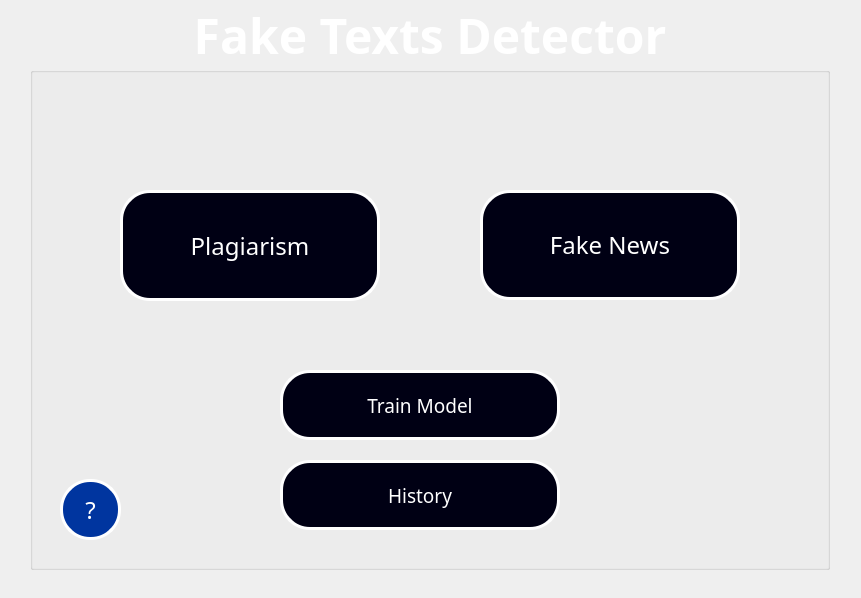
<?xml version="1.0" encoding="UTF-8"?>
<ui version="4.0">
 <class>MainWindow</class>
 <widget class="QMainWindow" name="MainWindow">
  <property name="geometry">
   <rect>
    <x>0</x>
    <y>0</y>
    <width>861</width>
    <height>598</height>
   </rect>
  </property>
  <property name="windowTitle">
   <string>Fake Texts Detector</string>
  </property>
  <widget class="QWidget" name="centralwidget">
   <property name="sizePolicy">
    <sizepolicy hsizetype="Maximum" vsizetype="Preferred">
     <horstretch>0</horstretch>
     <verstretch>0</verstretch>
    </sizepolicy>
   </property>
   <widget class="QLabel" name="backgroundImg">
    <property name="geometry">
     <rect>
      <x>0</x>
      <y>0</y>
      <width>860</width>
      <height>600</height>
     </rect>
    </property>
    <property name="text">
     <string/>
    </property>
    <property name="pixmap">
     <pixmap>resources/background.jpg</pixmap>
    </property>
    <property name="scaledContents">
     <bool>true</bool>
    </property>
   </widget>
   <widget class="QGroupBox" name="groupBox">
    <property name="enabled">
     <bool>true</bool>
    </property>
    <property name="geometry">
     <rect>
      <x>30</x>
      <y>0</y>
      <width>800</width>
      <height>570</height>
     </rect>
    </property>
    <property name="palette">
     <palette>
      <active>
       <colorrole role="WindowText">
        <brush brushstyle="SolidPattern">
         <color alpha="255">
          <red>255</red>
          <green>255</green>
          <blue>255</blue>
         </color>
        </brush>
       </colorrole>
       <colorrole role="Button">
        <brush brushstyle="SolidPattern">
         <color alpha="255">
          <red>0</red>
          <green>0</green>
          <blue>127</blue>
         </color>
        </brush>
       </colorrole>
       <colorrole role="Text">
        <brush brushstyle="SolidPattern">
         <color alpha="255">
          <red>255</red>
          <green>255</green>
          <blue>255</blue>
         </color>
        </brush>
       </colorrole>
       <colorrole role="ButtonText">
        <brush brushstyle="SolidPattern">
         <color alpha="255">
          <red>255</red>
          <green>255</green>
          <blue>255</blue>
         </color>
        </brush>
       </colorrole>
       <colorrole role="Base">
        <brush brushstyle="SolidPattern">
         <color alpha="255">
          <red>255</red>
          <green>255</green>
          <blue>255</blue>
         </color>
        </brush>
       </colorrole>
       <colorrole role="ToolTipText">
        <brush brushstyle="SolidPattern">
         <color alpha="255">
          <red>0</red>
          <green>0</green>
          <blue>0</blue>
         </color>
        </brush>
       </colorrole>
      </active>
      <inactive>
       <colorrole role="WindowText">
        <brush brushstyle="SolidPattern">
         <color alpha="255">
          <red>255</red>
          <green>255</green>
          <blue>255</blue>
         </color>
        </brush>
       </colorrole>
       <colorrole role="Button">
        <brush brushstyle="SolidPattern">
         <color alpha="255">
          <red>0</red>
          <green>0</green>
          <blue>127</blue>
         </color>
        </brush>
       </colorrole>
       <colorrole role="Text">
        <brush brushstyle="SolidPattern">
         <color alpha="255">
          <red>255</red>
          <green>255</green>
          <blue>255</blue>
         </color>
        </brush>
       </colorrole>
       <colorrole role="ButtonText">
        <brush brushstyle="SolidPattern">
         <color alpha="255">
          <red>255</red>
          <green>255</green>
          <blue>255</blue>
         </color>
        </brush>
       </colorrole>
       <colorrole role="Base">
        <brush brushstyle="SolidPattern">
         <color alpha="255">
          <red>255</red>
          <green>255</green>
          <blue>255</blue>
         </color>
        </brush>
       </colorrole>
       <colorrole role="ToolTipText">
        <brush brushstyle="SolidPattern">
         <color alpha="255">
          <red>0</red>
          <green>0</green>
          <blue>0</blue>
         </color>
        </brush>
       </colorrole>
      </inactive>
      <disabled>
       <colorrole role="WindowText">
        <brush brushstyle="SolidPattern">
         <color alpha="255">
          <red>120</red>
          <green>120</green>
          <blue>120</blue>
         </color>
        </brush>
       </colorrole>
       <colorrole role="Button">
        <brush brushstyle="SolidPattern">
         <color alpha="255">
          <red>0</red>
          <green>0</green>
          <blue>127</blue>
         </color>
        </brush>
       </colorrole>
       <colorrole role="Text">
        <brush brushstyle="SolidPattern">
         <color alpha="255">
          <red>120</red>
          <green>120</green>
          <blue>120</blue>
         </color>
        </brush>
       </colorrole>
       <colorrole role="ButtonText">
        <brush brushstyle="SolidPattern">
         <color alpha="255">
          <red>120</red>
          <green>120</green>
          <blue>120</blue>
         </color>
        </brush>
       </colorrole>
       <colorrole role="Base">
        <brush brushstyle="SolidPattern">
         <color alpha="255">
          <red>240</red>
          <green>240</green>
          <blue>240</blue>
         </color>
        </brush>
       </colorrole>
       <colorrole role="ToolTipText">
        <brush brushstyle="SolidPattern">
         <color alpha="255">
          <red>0</red>
          <green>0</green>
          <blue>0</blue>
         </color>
        </brush>
       </colorrole>
      </disabled>
     </palette>
    </property>
    <property name="font">
     <font>
      <family>Sitka Heading</family>
      <pointsize>36</pointsize>
      <weight>75</weight>
      <bold>true</bold>
      <underline>false</underline>
     </font>
    </property>
    <property name="title">
     <string>Fake Texts Detector</string>
    </property>
    <property name="alignment">
     <set>Qt::AlignCenter</set>
    </property>
    <widget class="QPushButton" name="plagiarismBtn">
     <property name="enabled">
      <bool>true</bool>
     </property>
     <property name="geometry">
      <rect>
       <x>90</x>
       <y>190</y>
       <width>260</width>
       <height>111</height>
      </rect>
     </property>
     <property name="font">
      <font>
       <family>Sitka Small</family>
       <pointsize>18</pointsize>
       <weight>9</weight>
       <italic>false</italic>
       <bold>false</bold>
      </font>
     </property>
     <property name="acceptDrops">
      <bool>false</bool>
     </property>
     <property name="autoFillBackground">
      <bool>false</bool>
     </property>
     <property name="styleSheet">
      <string notr="true">
background-color: rgb(0, 0, 20);
font: 75 18pt &quot;Sitka Small&quot;;
color: rgb(255, 255, 255);
border-width: 3px;
border-radius: 30px;
border-color: rgb(255, 255, 255);
border-style: solid;</string>
     </property>
     <property name="text">
      <string>Plagiarism</string>
     </property>
     <property name="checkable">
      <bool>false</bool>
     </property>
     <property name="autoDefault">
      <bool>false</bool>
     </property>
     <property name="default">
      <bool>false</bool>
     </property>
     <property name="flat">
      <bool>false</bool>
     </property>
    </widget>
    <widget class="QPushButton" name="fakeNewsBtn">
     <property name="enabled">
      <bool>true</bool>
     </property>
     <property name="geometry">
      <rect>
       <x>450</x>
       <y>190</y>
       <width>260</width>
       <height>110</height>
      </rect>
     </property>
     <property name="font">
      <font>
       <family>Sitka Small</family>
       <pointsize>18</pointsize>
       <weight>9</weight>
       <italic>false</italic>
       <bold>false</bold>
      </font>
     </property>
     <property name="acceptDrops">
      <bool>false</bool>
     </property>
     <property name="autoFillBackground">
      <bool>false</bool>
     </property>
     <property name="styleSheet">
      <string notr="true">background-color: rgb(0, 0, 20);
font: 75 18pt &quot;Sitka Small&quot;;
color: rgb(255, 255, 255);
border-width: 3px;
border-radius: 30px;
border-color: rgb(255, 255, 255);
border-style: solid;</string>
     </property>
     <property name="text">
      <string>Fake News</string>
     </property>
     <property name="checkable">
      <bool>false</bool>
     </property>
     <property name="autoDefault">
      <bool>false</bool>
     </property>
     <property name="default">
      <bool>false</bool>
     </property>
     <property name="flat">
      <bool>false</bool>
     </property>
    </widget>
    <widget class="QPushButton" name="historyBtn">
     <property name="enabled">
      <bool>true</bool>
     </property>
     <property name="geometry">
      <rect>
       <x>250</x>
       <y>460</y>
       <width>280</width>
       <height>70</height>
      </rect>
     </property>
     <property name="font">
      <font>
       <family>Sitka Small</family>
       <pointsize>14</pointsize>
       <weight>9</weight>
       <italic>false</italic>
       <bold>false</bold>
      </font>
     </property>
     <property name="acceptDrops">
      <bool>false</bool>
     </property>
     <property name="autoFillBackground">
      <bool>false</bool>
     </property>
     <property name="styleSheet">
      <string notr="true">background-color: rgb(0, 0, 20);
font: 75 14pt &quot;Sitka Small&quot;;
color: rgb(255, 255, 255);
border-width: 3px;
border-radius: 30px;
border-color: rgb(255, 255, 255);
border-style: solid;</string>
     </property>
     <property name="text">
      <string>History</string>
     </property>
     <property name="checkable">
      <bool>false</bool>
     </property>
     <property name="autoDefault">
      <bool>false</bool>
     </property>
     <property name="default">
      <bool>false</bool>
     </property>
     <property name="flat">
      <bool>false</bool>
     </property>
    </widget>
    <widget class="QPushButton" name="helpBtn">
     <property name="enabled">
      <bool>true</bool>
     </property>
     <property name="geometry">
      <rect>
       <x>30</x>
       <y>479</y>
       <width>61</width>
       <height>61</height>
      </rect>
     </property>
     <property name="font">
      <font>
       <family>Sitka Small</family>
       <pointsize>18</pointsize>
       <weight>9</weight>
       <italic>false</italic>
       <bold>false</bold>
      </font>
     </property>
     <property name="acceptDrops">
      <bool>false</bool>
     </property>
     <property name="autoFillBackground">
      <bool>false</bool>
     </property>
     <property name="styleSheet">
      <string notr="true">
background-color: rgb(0, 53, 159);
font: 75 18pt &quot;Sitka Small&quot;;
color: rgb(255, 255, 255);
border-width: 3px;
border-radius: 30px;
border-color: rgb(255, 255, 255);
border-style: solid;</string>
     </property>
     <property name="text">
      <string>?</string>
     </property>
     <property name="checkable">
      <bool>false</bool>
     </property>
     <property name="autoDefault">
      <bool>false</bool>
     </property>
     <property name="default">
      <bool>false</bool>
     </property>
     <property name="flat">
      <bool>false</bool>
     </property>
    </widget>
    <widget class="QPushButton" name="trainBtn">
     <property name="enabled">
      <bool>true</bool>
     </property>
     <property name="geometry">
      <rect>
       <x>250</x>
       <y>370</y>
       <width>280</width>
       <height>70</height>
      </rect>
     </property>
     <property name="font">
      <font>
       <family>Sitka Small</family>
       <pointsize>14</pointsize>
       <weight>9</weight>
       <italic>false</italic>
       <bold>false</bold>
      </font>
     </property>
     <property name="acceptDrops">
      <bool>false</bool>
     </property>
     <property name="autoFillBackground">
      <bool>false</bool>
     </property>
     <property name="styleSheet">
      <string notr="true">background-color: rgb(0, 0, 20);
font: 75 14pt &quot;Sitka Small&quot;;
color: rgb(255, 255, 255);
border-width: 3px;
border-radius: 30px;
border-color: rgb(255, 255, 255);
border-style: solid;</string>
     </property>
     <property name="text">
      <string>Train Model</string>
     </property>
     <property name="checkable">
      <bool>false</bool>
     </property>
     <property name="autoDefault">
      <bool>false</bool>
     </property>
     <property name="default">
      <bool>false</bool>
     </property>
     <property name="flat">
      <bool>false</bool>
     </property>
    </widget>
   </widget>
  </widget>
 </widget>
 <resources/>
 <connections/>
</ui>
